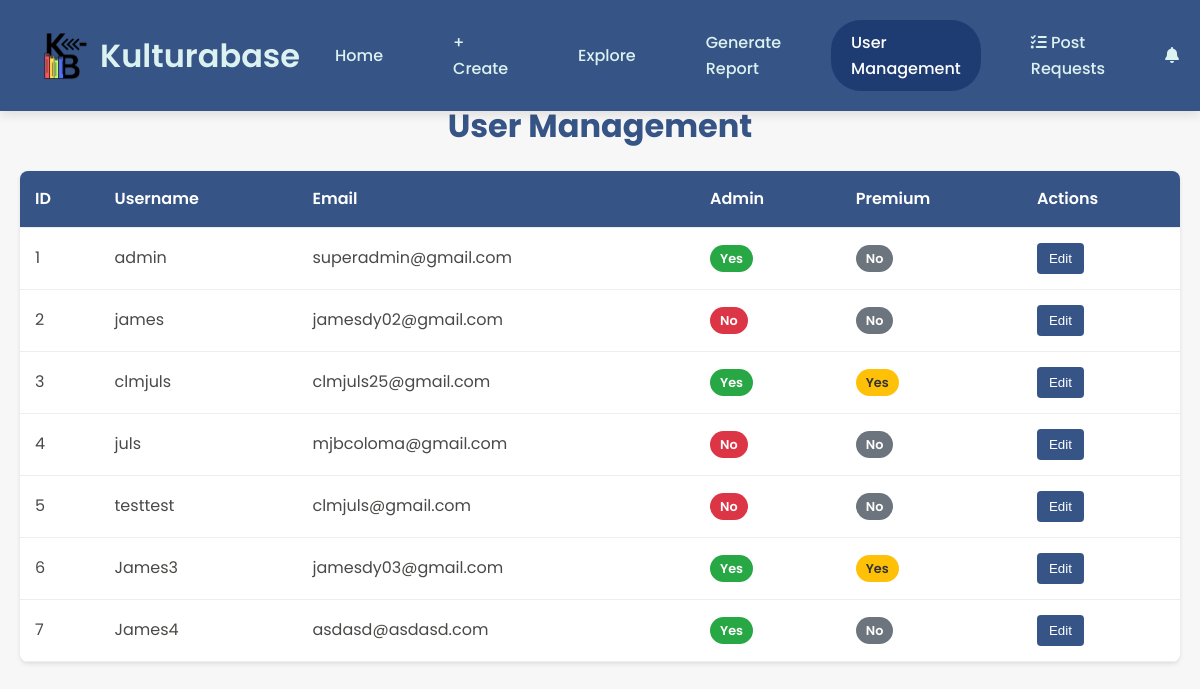
Page /user/user_management.php (signed in) on the earlier database version.
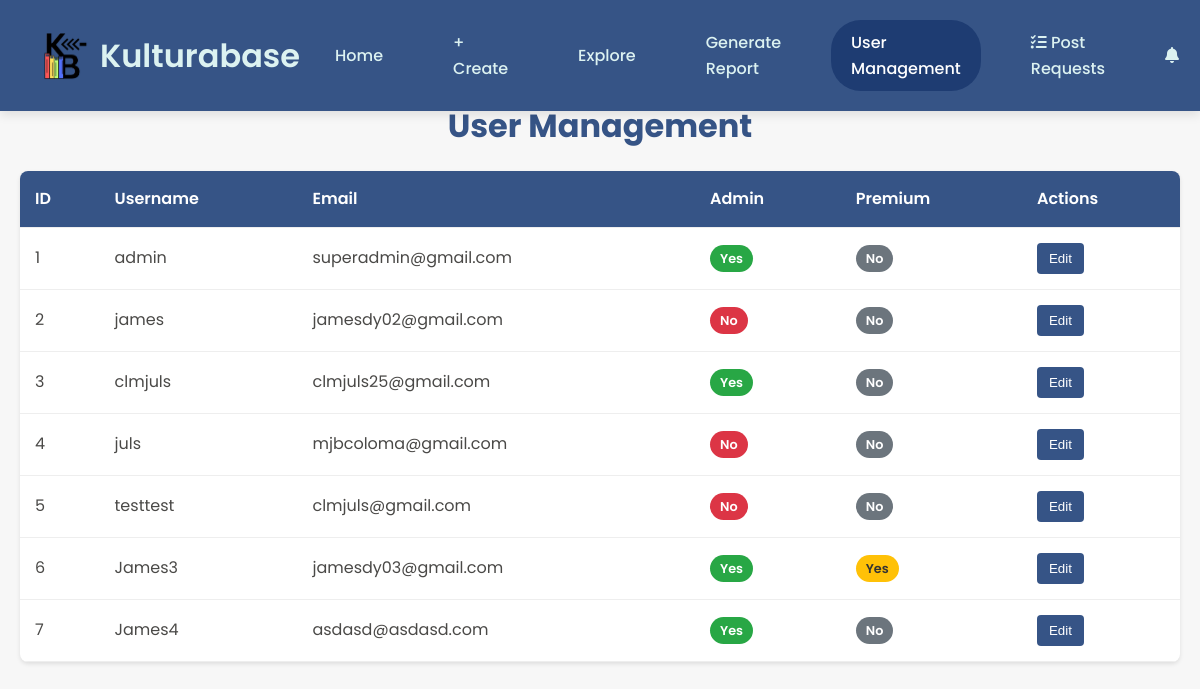
Same page on the later database version.
### tables this page shows
CREATE TABLE `users` (
  `id` int(11) NOT NULL,
  `email` varchar(255) NOT NULL,
  `username` varchar(255) NOT NULL,
  `password` varchar(255) NOT NULL,
  `full_name` varchar(255) NOT NULL,
  `about` text DEFAULT NULL,
  `location` varchar(255) DEFAULT NULL,
  `birthday` date DEFAULT NULL,
  `website` varchar(255) DEFAULT NULL,
  `skills` text DEFAULT NULL,
  `profile_picture` varchar(255) DEFAULT NULL,
  `isAdmin` tinyint(1) NOT NULL DEFAULT 0,
  `isPremium` tinyint(4) NOT NULL DEFAULT 0,
  `profile_background` varchar(255) DEFAULT NULL,
  `following_count` int(11) DEFAULT 0,
  `followers_count` int(11) DEFAULT 0
);

### user/user_management.php (the view, shortened to what this page needs)
<!DOCTYPE html>
<html lang="en">
<head>
    <link rel="stylesheet" href="https://cdnjs.cloudflare.com/ajax/libs/font-awesome/6.0.0-beta3/css/all.min.css">
</head>
<body>
    <?php
    require 'db_conn.php';
    $users_query = $conn->query("SELECT * FROM users ORDER BY id ASC");
    $users = $users_query->fetch_all(MYSQLI_ASSOC);
    include 'components/layout/admin/navbar.php';
    ?>
    <div class="container">
        <h1 class="page-title">User Management</h1>
        <div class="user-table">
            <table>
                <thead>
                    <tr>
                        <th>ID</th>
                        <th>Username</th>
                        <th>Email</th>
                        <th>Admin</th>
                        <th>Premium</th>
                        <th>Actions</th>
                    </tr>
                </thead>
                <tbody>
                    <?php foreach ($users as $user): ?>
                    <tr>
                        <td><?php echo $user['id']; ?></td>
                        <td><?php echo htmlspecialchars($user['username']); ?></td>
                        <td><?php echo htmlspecialchars($user['email']); ?></td>
                        <td>
                            <span class="status-badge <?php echo $user['isAdmin'] ? 'active' : 'inactive'; ?>">
                                <?php echo $user['isAdmin'] ? 'Yes' : 'No'; ?>
                            </span>
                        </td>
                        <td>
                            <span class="status-badge <?php echo $user['isPremium'] ? 'premium' : 'standard'; ?>">
                                <?php echo $user['isPremium'] ? 'Yes' : 'No'; ?>
                            </span>
                        </td>
                        <td>
                            <button class="edit-btn" onclick="openEditModal(<?php echo $user['id']; ?>)">Edit</button>
                        </td>
                    </tr>
                    <?php endforeach; ?>
                </tbody>
            </table>
        </div>
    </div>
</body>
</html>

### user/components/layout/admin/navbar.php (shortened to what this page needs)
<div class="navbar">
        <div style="display: flex; align-items: center;">
            <img src="assets/logo/logo.png" alt="Kulturifiko Logo">
            <h1>Kulturabase</h1>
        </div>
        <div class="nav-links">
            <a href="home.php" <?php echo basename($_SERVER['PHP_SELF']) == 'home.php' ? 'class="active"' : ''; ?>>Home</a>
            <a href="create-post.php" <?php echo basename($_SERVER['PHP_SELF']) == 'create-post.php' ? 'class="active"' : ''; ?>>+ Create</a>
            <a href="explore.php" <?php echo basename($_SERVER['PHP_SELF']) == 'explore.php' ? 'class="active"' : ''; ?>>Explore</a>
            <a href="generate_report.php" <?php echo basename($_SERVER['PHP_SELF']) == 'generate_report.php' ? 'class="active"' : ''; ?>>Generate Report</a>
            <a href="user_management.php" <?php echo basename($_SERVER['PHP_SELF']) == 'user_management.php' ? 'class="active"' : ''; ?>>User Management</a>
            <a href="post-requests.php" <?php echo basename($_SERVER['PHP_SELF']) == 'post-requests.php' ? 'class="active"' : ''; ?>>
                <i class="fas fa-tasks"></i> Post Requests
            </a>
            <div class="notification-dropdown">
                <div class="notification-icon" onclick="toggleNotificationDropdown()">
                    <i class="fas fa-bell"></i>
                </div>
            </div>
        </div>
    </div>

### user/components/layout/admin/navbar.php (style rules this page uses)
.navbar { display: flex; justify-content: space-between; align-items: center; background-color: #365486; padding: 20px 40px; position: fixed; width: 100%; top: 0; z-index: 1000; box-shadow: 0 4px 10px rgba(0, 0, 0, 0.1); }
.navbar img { height: 50px; width: 50px; }
.navbar h1 { color: #DCF2F1; font-size: 2rem; font-weight: 600; margin-left: 10px; }
.navbar a { color: #DCF2F1; text-decoration: none; margin: 0 15px; font-size: 1rem; font-weight: 500; padding: 10px 20px; border-radius: 30px; transition: background-color 0.3s ease, color 0.3s ease; }
.navbar a.active { background-color: #1e3c72; color: #fff; }
.nav-links { display: flex; align-items: center; }
.notification-dropdown { position: relative; display: inline-block; margin-left: 15px; }
.notification-icon { cursor: pointer; padding: 10px; color: #DCF2F1; }

### user/user_management.php (style rules this page uses)
* { margin: 0; padding: 0; box-sizing: border-box; }
body { font-family: 'Poppins', sans-serif; background-color: #f7f7f7; color: #4A4947; line-height: 1.6; padding-top: 80px; }
.container { max-width: 1200px; margin: 0 auto; padding: 20px; }
.page-title { color: #365486; margin-bottom: 20px; font-size: 2rem; text-align: center; }
.user-table { background: white; border-radius: 8px; box-shadow: 0 2px 4px rgba(0,0,0,0.1); overflow: hidden; margin-bottom: 30px; }
table { width: 100%; border-collapse: collapse; }
th, td { padding: 15px; text-align: left; border-bottom: 1px solid #eee; }
th { background-color: #365486; color: white; font-weight: 600; }
.status-badge { padding: 5px 10px; border-radius: 20px; font-size: 0.8rem; font-weight: 600; }
.active { background-color: #28a745; color: white; }
.inactive { background-color: #dc3545; color: white; }
.premium { background-color: #ffc107; color: #333; }
.standard { background-color: #6c757d; color: white; }
.edit-btn { background-color: #365486; color: white; border: none; padding: 8px 12px; border-radius: 4px; cursor: pointer; transition: background-color 0.3s; }

Differences in the rows shown:
changed users "clmjuls": isPremium "Yes" → "No"
